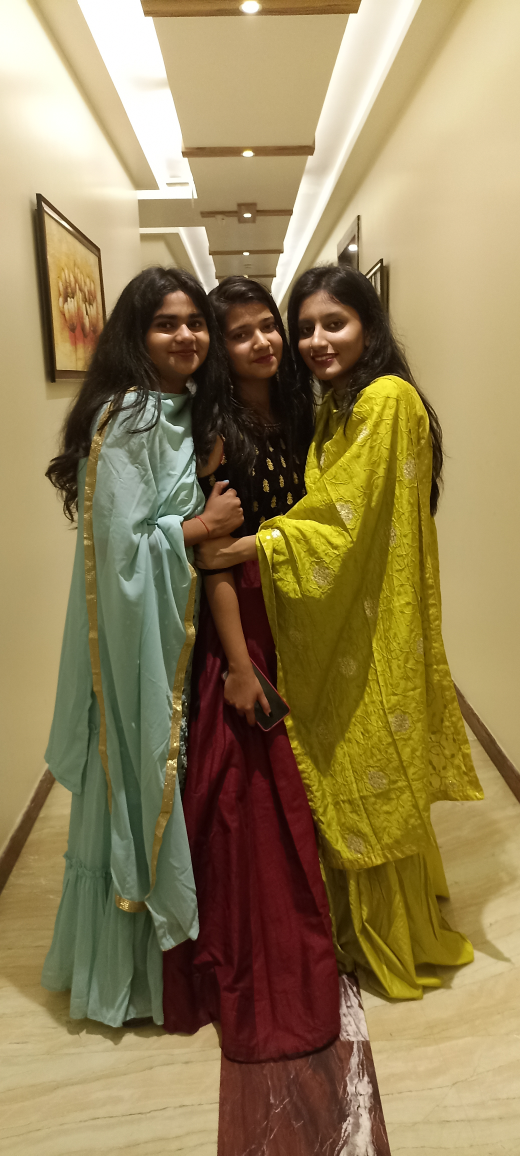
#> input picture dataset/real/IMG_20220123_150429.jpg, 2080 x 4624 px (shown at 1/4 size); its folder holds 4 pictures in this run
$ python features.py   (older library calls are emulated)
#> lines starting #> are read from the running program, lines starting #| are printed output that depends on the picture; after the words box and inside, x2 and y2 are one past the last pixel; in counts of white or black regions, pixels touching at a corner belong together
import numpy as np
from PIL import Image
import cv2

def extract_features(image_path):
    # Load image
#> called with image_path = 'dataset/real/IMG_20220123_150429.jpg'
    img_pil = Image.open(image_path).convert("RGB")
#> img_pil is the input picture: PIL image 2080x4624 RGB; mean R, G, B 146.7, 128.3, 86.3
    img_pil = img_pil.resize((512, 512))
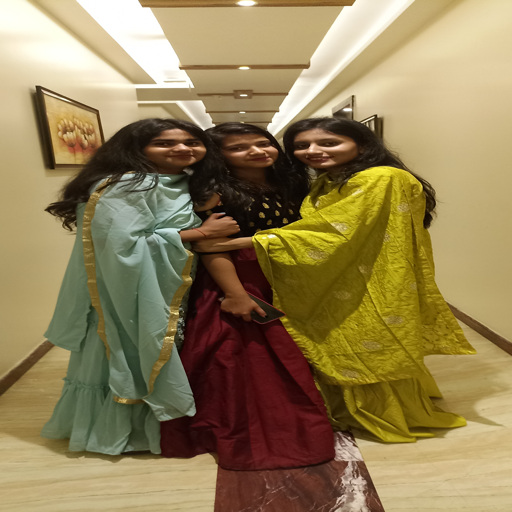
#> img_pil: PIL image 512x512 RGB; mean R, G, B 146.7, 128.3, 86.3
    img = np.array(img_pil)
    gray = cv2.cvtColor(img, cv2.COLOR_RGB2GRAY).astype(np.float64)
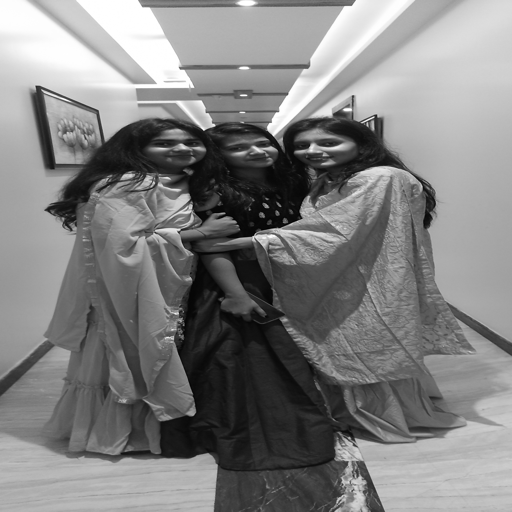
#> gray: shape (512, 512) float64; min 0, max 255, mean 129

    # Feature 1: FFT Spikiness
    f = np.fft.fft2(gray)
    fshift = np.fft.fftshift(f)
    magnitude = np.log(np.abs(fshift) + 1)
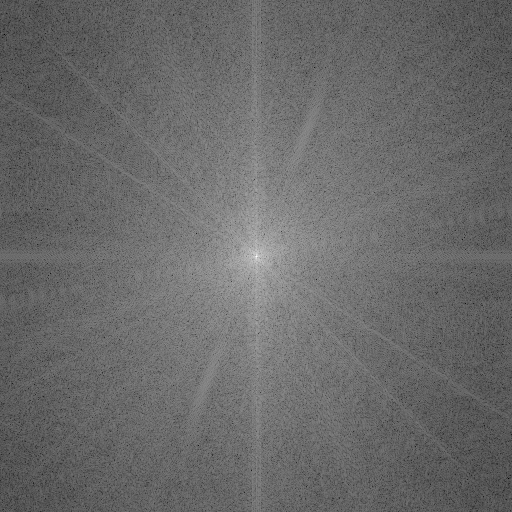
#> magnitude: shape (512, 512) float64; min 1.02, max 17.34, mean 7.8; drawn with min black and max white
    h, w = magnitude.shape
#> h = 512; w = 512
    cy, cx = h // 2, w // 2
#> cy = 256; cx = 256
    y, x = np.ogrid[:h, :w]
#> y = 512 values from 0 to 511
    dist = np.sqrt((y - cy)**2 + (x - cx)**2)
    ring = (dist > 40) & (dist < 150)
    ring_vals = magnitude[ring]
    fft_spikiness = ring_vals.max() / (ring_vals.mean() + 1e-6)
#> fft_spikiness = 1.34

    # Feature 2: Blur Score (Laplacian variance - lower = blurrier)
    blur_score = cv2.Laplacian(gray.astype(np.uint8), cv2.CV_64F).var()
#> blur_score = 505.7

    # Feature 3: Color channel ratio (R/B - screens tend to be cooler/bluer)
    r = img[:, :, 0].mean()
#> r = 146.7
    b = img[:, :, 2].mean()
#> b = 86.32
    color_ratio = r / (b + 1e-6)
#> color_ratio = 1.7

    # Feature 4: Edge density
    edges = cv2.Canny(gray.astype(np.uint8), 50, 150)
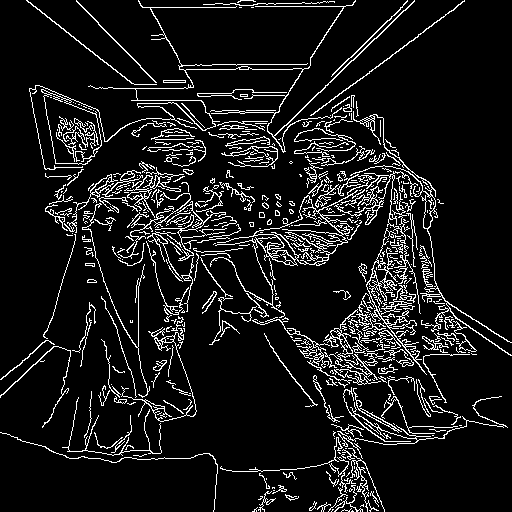
#> edges: shape (512, 512); 9.6% white in thin lines or dots
    edge_density = edges.mean()
#> edge_density = 24.38

    # Feature 5: Brightness std dev
    brightness_std = gray.std()
#> brightness_std = 65.44

    return [fft_spikiness, blur_score, color_ratio, edge_density, brightness_std]


# Quick test
import os

real_folder = "dataset/real"
screen_folder = "dataset/screen"

print("REAL photos:")
for fname in os.listdir(real_folder)[:3]:
    if fname.lower().endswith(('.jpg', '.jpeg')):
        feats = extract_features(os.path.join(real_folder, fname))
        print(f"  {fname}: {[round(f,2) for f in feats]}")
#|   IMG_20220123_150429.jpg: [1.34, 505.74, 1.7, 24.38, 65.44]
#> pass 2 of the loop `for fname in os.listdir(real_folder)[:3]:`:
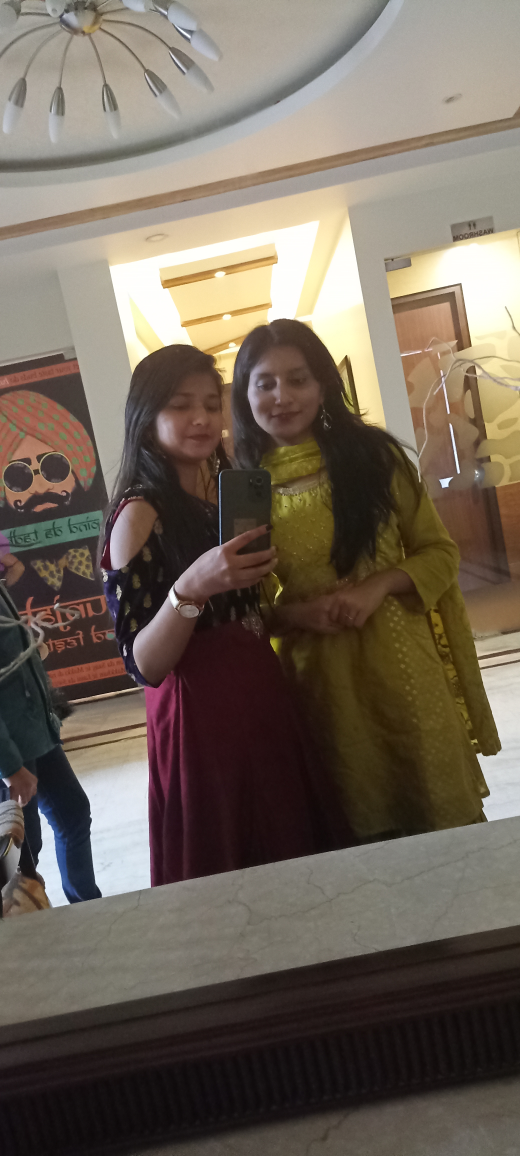
#> input picture dataset/real/IMG_20220123_150537.jpg, 2080 x 4624 px (shown at 1/4 size)
#> in extract_features, img_pil is the input picture: PIL image 2080x4624 RGB; mean R, G, B 113.3, 102.2, 90.3
#> img_pil: PIL image 512x512 RGB
#> in extract_features (call 2), `magnitude = np.log(np.abs(fshift) + 1)`:
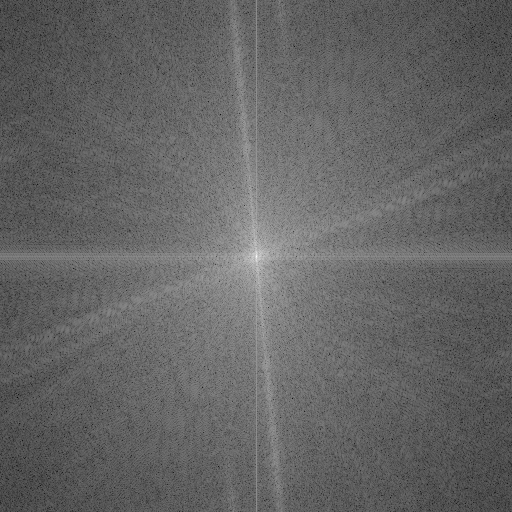
#> magnitude: shape (512, 512) float64; min 1.42, max 17.12, mean 7.61; drawn with min black and max white
#> fft_spikiness = 1.41
#> blur_score = 413.3
#> r = 113.3
#> b = 90.31
#> color_ratio = 1.25
#> in extract_features (call 2), `edges = cv2.Canny(gray.astype(np.uint8), 50, 150)`:
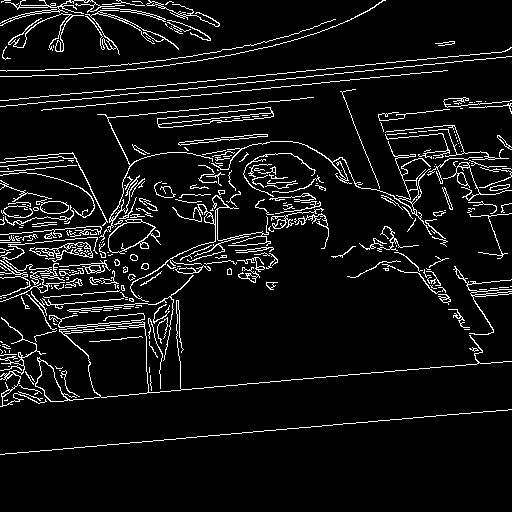
#> edges: shape (512, 512); 7.2% white in thin lines or dots, all inside (x1, y1, x2, y2) = (0, 0, 512, 455)
#> edge_density = 18.41
#> brightness_std = 68.27
#|   IMG_20220123_150537.jpg: [1.41, 413.32, 1.25, 18.41, 68.27]
#> pass 3 of the loop `for fname in os.listdir(real_folder)[:3]:`:
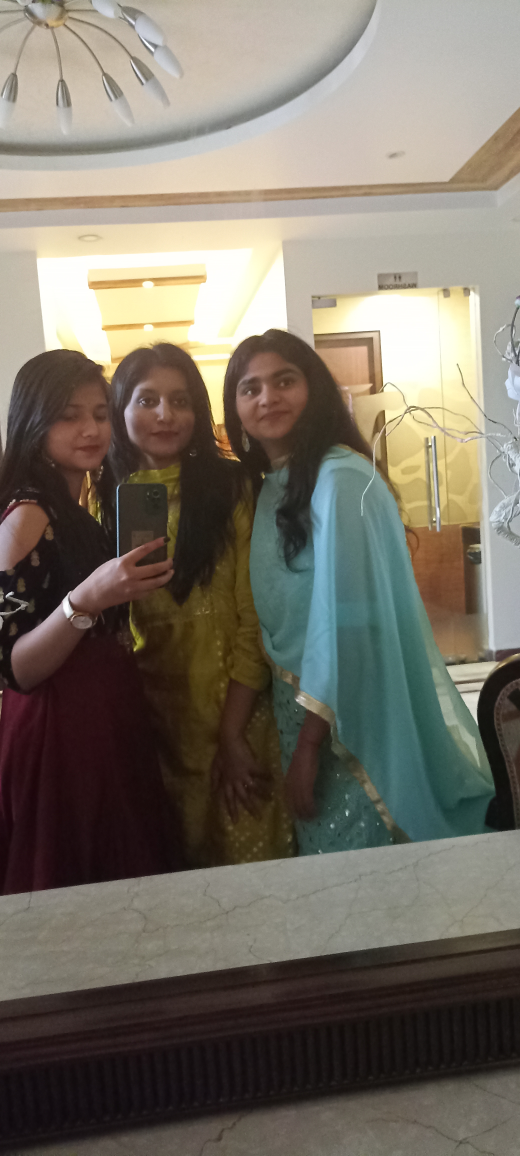
#> input picture dataset/real/IMG_20220123_150546.jpg, 2080 x 4624 px (shown at 1/4 size)
#> in extract_features, img_pil is the input picture: PIL image 2080x4624 RGB; mean R, G, B 119.5, 113, 101.8
#> img_pil: PIL image 512x512 RGB
#> in extract_features (call 3), `magnitude = np.log(np.abs(fshift) + 1)`:
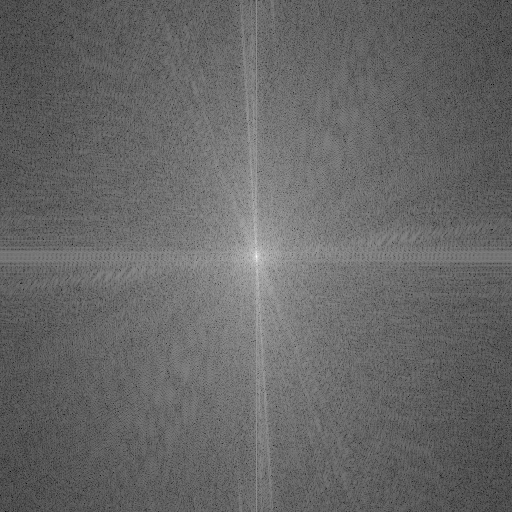
#> magnitude: shape (512, 512) float64; min 0.713, max 17.21, mean 7.39; drawn with min black and max white
#> blur_score = 264.4
#> r = 119.5
#> b = 101.8
#> color_ratio = 1.17
#> in extract_features (call 3), `edges = cv2.Canny(gray.astype(np.uint8), 50, 150)`:
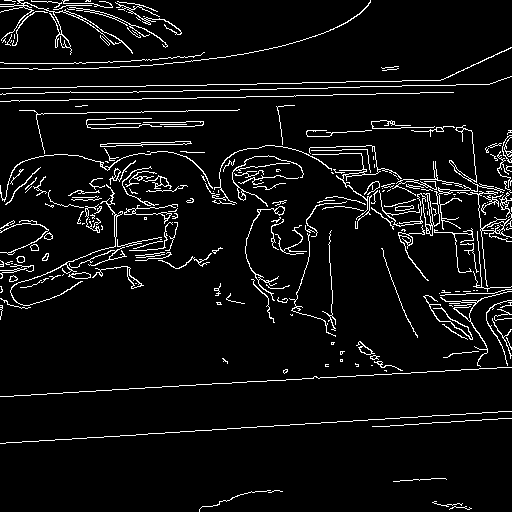
#> edges: shape (512, 512); 5.9% white in thin lines or dots
#> edge_density = 15.15
#> brightness_std = 72.63
#|   IMG_20220123_150546.jpg: [1.41, 264.39, 1.17, 15.15, 72.63]

print("\nSCREEN photos:")
#> (the run stopped early here; a loop or call above may not have finished)
